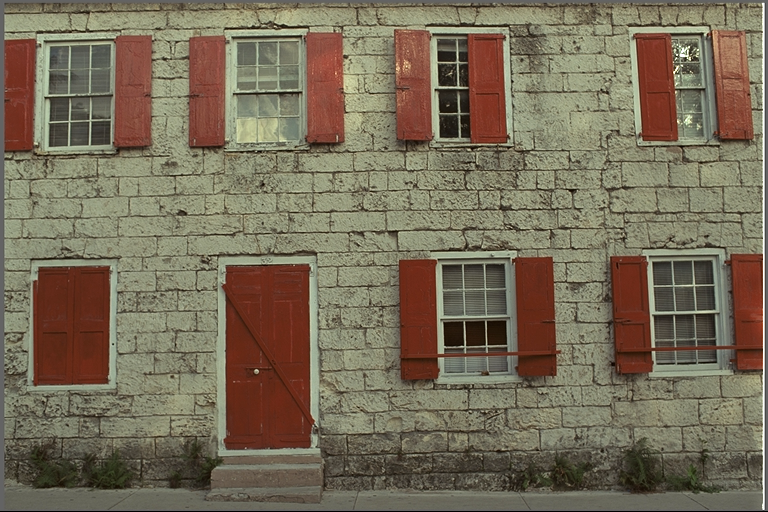
#> input picture Kodak/1.png, 768 x 512 px, found by its file name
$ python graph.py
#> lines starting #> are read from the running program, lines starting #| are printed output that depends on the picture
#Import libraries
from pylab import *
from scipy.sparse import *
import cv2
from numpy.lib import stride_tricks
from skimage.transform import resize
import math
import numpy as np
from numpy.linalg import norm


#Load image for test
path1 = r"Image_processing/Normalized-Cuts/Kodak/1.png"  # Input 1
src1 = cv2.imread(path1,0)
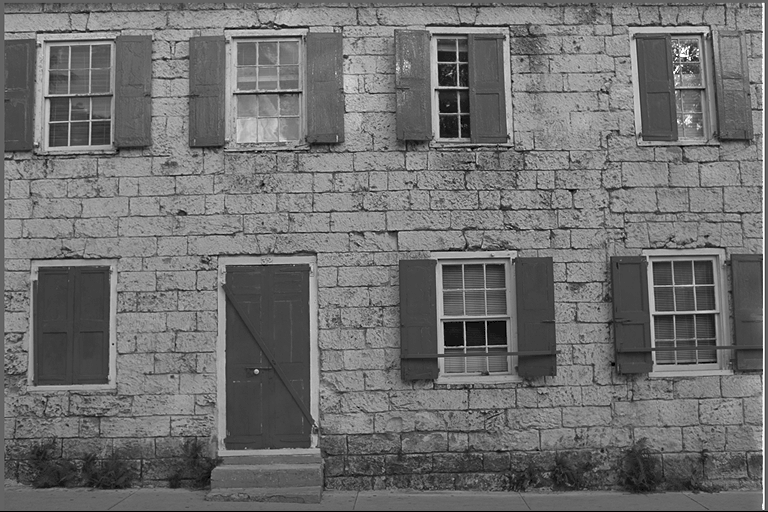
#> src1: shape (512, 768); min 0, max 255, mean 111.2
src1 = resize(src1, (src1.shape[0] // 4, src1.shape[1] // 4),anti_aliasing=True)
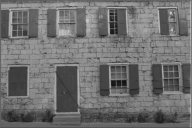
#> src1: shape (128, 192) float64; min 0.0817, max 0.823, mean 0.436
path2  = r"Image_processing/Normalized-Cuts/Kodak/12.png"            #Input 2
src2 = cv2.imread(path2,0)
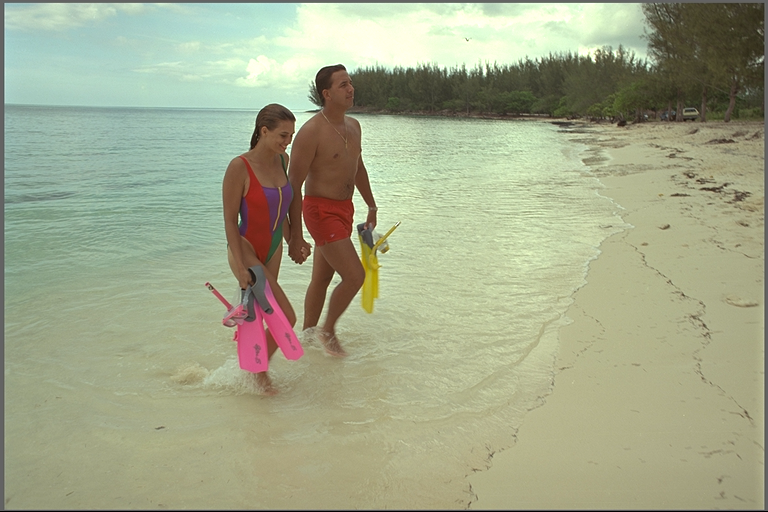
#> input picture Kodak/12.png, 768 x 512 px, found by its file name
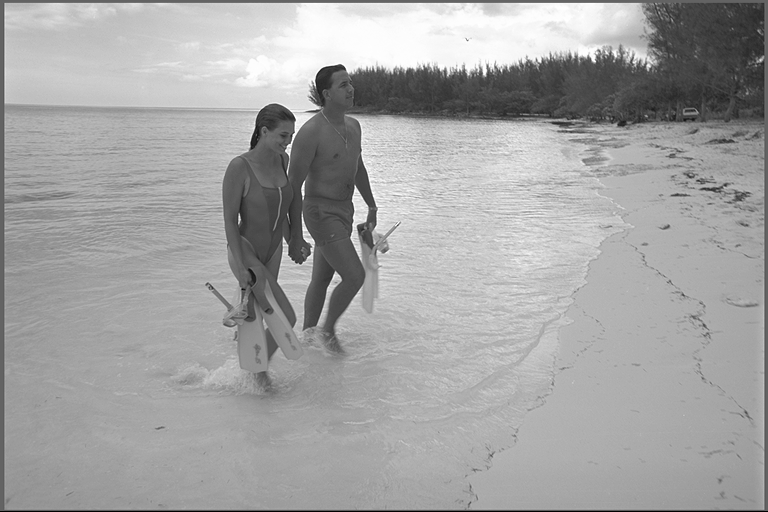
#> src2: shape (512, 768); min 0, max 255, mean 162.8
src2 = resize(src2, (src2.shape[0] // 4, src2.shape[1] // 4),anti_aliasing=True)
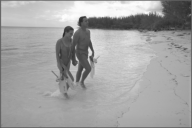
#> src2: shape (128, 192) float64; min 0.165, max 0.994, mean 0.639

                                #Get indices of radius R
# [114 lines left out: functions indRad, wval, wgraph, Dgraph, not called in this run]
